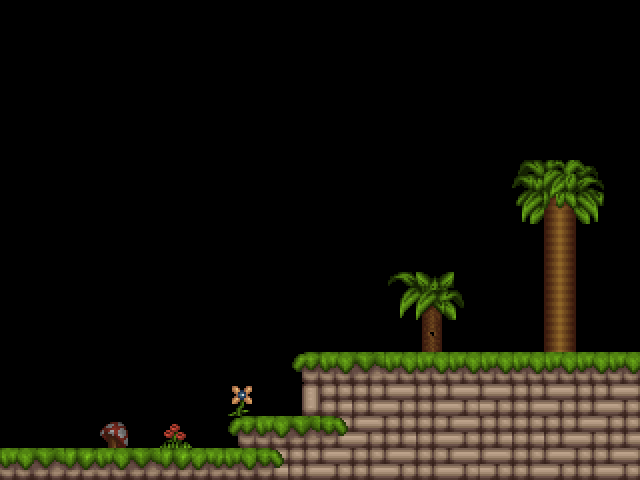

Tiled map render using the project's own tile images. Description and the map definition, with tile-layer contents summarised, below:
An orthogonal 20x15 tile map with 32x32 px tiles, 2 tile layers (Collision, Decoration), 2 tilesets and 2 objects (DemoBackground, Player).

<map version="1.2" tiledversion="1.2.3" orientation="orthogonal" renderorder="right-down" width="20" height="15" tilewidth="32" tileheight="32" infinite="0" nextlayerid="10" nextobjectid="50">
 <properties>
  <property name="large_explosion" value="large_explosion.png" />
  <property name="player" value="caveman.png" />
  <property name="stage_background" value="background.png" />
 </properties>
 <tileset firstgid="1" name="blocks1" tilewidth="32" tileheight="32" spacing="2" margin="2" tilecount="198" columns="18">
  <image source="blocks1.png" width="614" height="376" />
 </tileset>
 <tileset firstgid="199" name="blocks2" tilewidth="32" tileheight="32" spacing="2" margin="2" tilecount="198" columns="18">
  <image source="blocks2.png" width="614" height="376" />
 </tileset>
 <objectgroup id="1" name="Units">
  <object id="1" name="stage_background" type="DemoBackground" x="0" y="0" width="32" height="32">
   <properties>
    <property name="height" value="256" />
    <property name="max_intensity" type="int" value="192" />
    <property name="texture_id" value="stage_background" />
    <property name="width" value="256" />
   </properties>
  </object>
 </objectgroup>
 <layer id="6" name="Collision" width="20" height="15">
  <properties>
   <property name="collidable" value="true" />
  </properties>
  <data>[300 cells, 55 non-empty, 10 distinct tile ids]</data>
 </layer>
 <layer id="8" name="Decoration" width="20" height="15">
  <properties>
  </properties>
  <data>[300 cells, 22 non-empty, 19 distinct tile ids]</data>
 </layer>
 <objectgroup color="#00ff00" id="3" name="Background">
  <object id="2" name="player" type="Player" x="256" y="212" width="32" height="32">
   <properties>
    <property name="animation_frame_count" value="3" />
    <property name="animation_speed" value="250" />
    <property name="height" value="60" />
    <property name="texture_id" value="player" />
    <property name="width" value="40" />
   </properties>
  </object>
 </objectgroup>
</map>